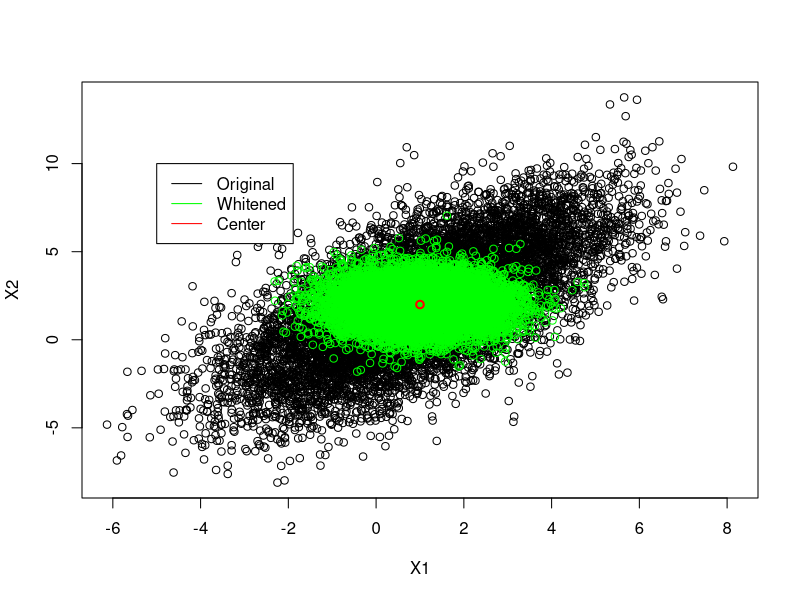

Generate this figure with R:
# Implementation of the Whitening transformation
# Set parameters: dimension -> d, number of samples -> N, center -> M
d <- 2
N <- 10000
M <- rbind(1,2)
Sigma <- matrix(c(4,4,4,9),nrow=2,ncol=2)

# Calculate eigenvectors and eigenvalues
e <- eigen(Sigma,symmetric = TRUE)
values <- e$values
vectors <- e$vectors

Phi <- vectors
Lambda <- matrix(c(values[1],0,0,values[2]),nrow=2,ncol=2)

# Check that Sigma_Y is identity
Lambda_sqrt_inv <- solve(sqrt(Lambda))
Sigma_Y <- Lambda_sqrt_inv %*% t(Phi) %*% Sigma %*% Phi %*% Lambda_sqrt_inv

Y <- replicate(2, rnorm(N,0,1))
X <- Phi %*% sqrt(Lambda) %*% t(Y)

X1 <- X[1,1:N] + M[1]
X2 <- X[2,1:N] + M[2]
plot(X1,X2)

# Whitened distribution
Yw <- Lambda_sqrt_inv %*% t(Phi) %*% X

Y1 <- Yw[1,1:N] + M[1]
Y2 <- Yw[2,1:N] + M[2]
points(Y1,Y2,col="green")

points(M[1],M[2],col="red",lwd=2)
legend(-5,10,legend=c("Original", "Whitened","Center"),
       col=c("black", "green","red"), lty=1)


